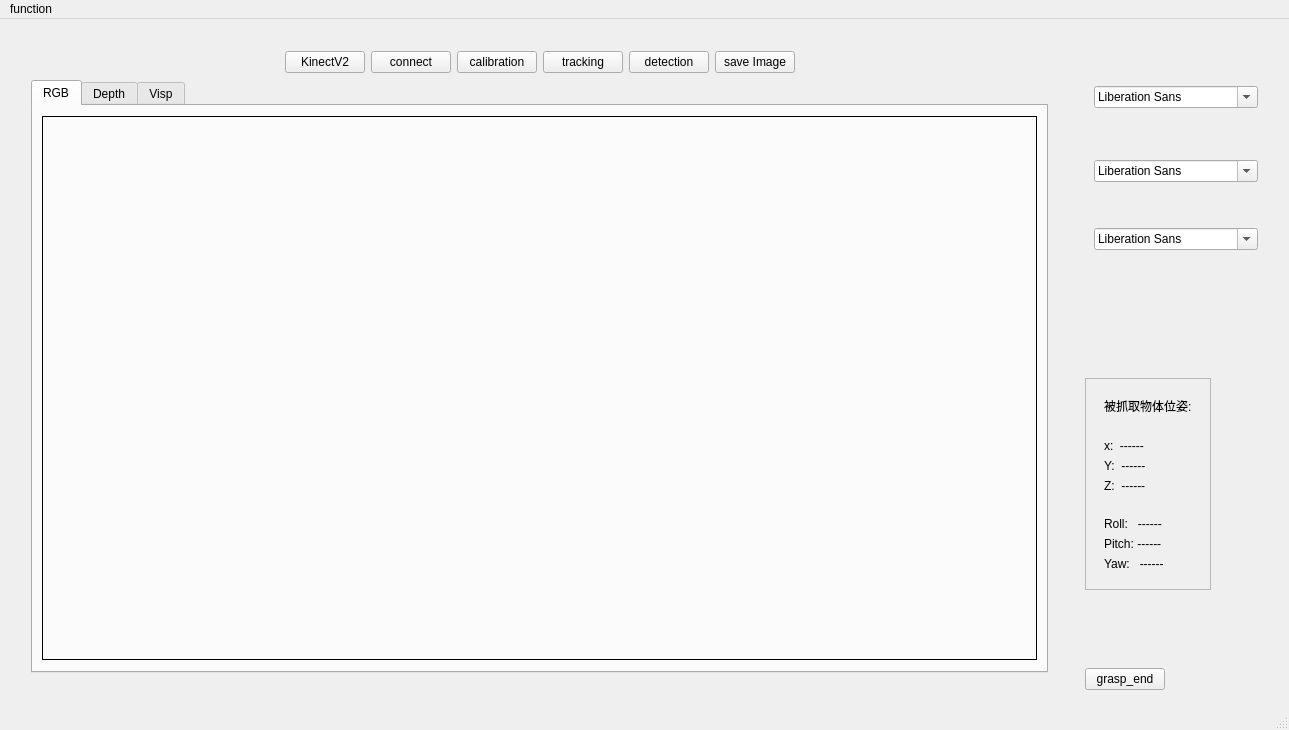
<?xml version="1.0" encoding="UTF-8"?>
<ui version="4.0">
 <class>MainWindow</class>
 <widget class="QMainWindow" name="MainWindow">
  <property name="geometry">
   <rect>
    <x>0</x>
    <y>0</y>
    <width>1289</width>
    <height>730</height>
   </rect>
  </property>
  <property name="minimumSize">
   <size>
    <width>1289</width>
    <height>730</height>
   </size>
  </property>
  <property name="windowTitle">
   <string>THU Machine Vision</string>
  </property>
  <widget class="QWidget" name="centralwidget">
   <layout class="QHBoxLayout" name="horizontalLayout_6">
    <item>
     <widget class="QWidget" name="widget" native="true">
      <property name="minimumSize">
       <size>
        <width>1053</width>
        <height>662</height>
       </size>
      </property>
      <property name="maximumSize">
       <size>
        <width>1053</width>
        <height>662</height>
       </size>
      </property>
      <layout class="QHBoxLayout" name="horizontalLayout">
       <item>
        <widget class="QStackedWidget" name="stackedWidget">
         <property name="currentIndex">
          <number>0</number>
         </property>
         <widget class="QWidget" name="main">
          <layout class="QVBoxLayout" name="verticalLayout_2">
           <item>
            <layout class="QHBoxLayout" name="horizontalLayout_2">
             <item>
              <spacer name="horizontalSpacer_2">
               <property name="orientation">
                <enum>Qt::Horizontal</enum>
               </property>
               <property name="sizeHint" stdset="0">
                <size>
                 <width>40</width>
                 <height>20</height>
                </size>
               </property>
              </spacer>
             </item>
             <item>
              <widget class="QPushButton" name="pushButtonKinectV2">
               <property name="text">
                <string>KinectV2</string>
               </property>
              </widget>
             </item>
             <item>
              <widget class="QPushButton" name="pushButtonConnect">
               <property name="text">
                <string>connect</string>
               </property>
              </widget>
             </item>
             <item>
              <widget class="QPushButton" name="pushButtonCalibration">
               <property name="text">
                <string>calibration</string>
               </property>
              </widget>
             </item>
             <item>
              <widget class="QPushButton" name="pushButtonTracking">
               <property name="text">
                <string>tracking</string>
               </property>
              </widget>
             </item>
             <item>
              <widget class="QPushButton" name="pushButtonDetection">
               <property name="text">
                <string>detection</string>
               </property>
              </widget>
             </item>
             <item>
              <widget class="QPushButton" name="pushButtonKinect">
               <property name="text">
                <string>save Image</string>
               </property>
              </widget>
             </item>
             <item>
              <spacer name="horizontalSpacer">
               <property name="orientation">
                <enum>Qt::Horizontal</enum>
               </property>
               <property name="sizeHint" stdset="0">
                <size>
                 <width>40</width>
                 <height>20</height>
                </size>
               </property>
              </spacer>
             </item>
            </layout>
           </item>
           <item>
            <widget class="QTabWidget" name="tabWidgetImage">
             <property name="minimumSize">
              <size>
               <width>1017</width>
               <height>593</height>
              </size>
             </property>
             <property name="maximumSize">
              <size>
               <width>1017</width>
               <height>593</height>
              </size>
             </property>
             <property name="currentIndex">
              <number>0</number>
             </property>
             <widget class="QWidget" name="tab">
              <attribute name="title">
               <string>RGB</string>
              </attribute>
              <layout class="QHBoxLayout" name="horizontalLayout_3">
               <item>
                <widget class="QLabel" name="label_image">
                 <property name="minimumSize">
                  <size>
                   <width>995</width>
                   <height>544</height>
                  </size>
                 </property>
                 <property name="maximumSize">
                  <size>
                   <width>995</width>
                   <height>544</height>
                  </size>
                 </property>
                 <property name="frameShape">
                  <enum>QFrame::Panel</enum>
                 </property>
                 <property name="text">
                  <string/>
                 </property>
                </widget>
               </item>
              </layout>
             </widget>
             <widget class="QWidget" name="tab_2">
              <attribute name="title">
               <string>Depth</string>
              </attribute>
              <layout class="QHBoxLayout" name="horizontalLayout_5">
               <item>
                <widget class="QLabel" name="labelDepthImage">
                 <property name="frameShape">
                  <enum>QFrame::Panel</enum>
                 </property>
                 <property name="text">
                  <string/>
                 </property>
                </widget>
               </item>
              </layout>
             </widget>
             <widget class="QWidget" name="tab_3">
              <attribute name="title">
               <string>Visp</string>
              </attribute>
              <layout class="QHBoxLayout" name="horizontalLayout_4">
               <item>
                <widget class="QLabel" name="label_Visp">
                 <property name="frameShape">
                  <enum>QFrame::Panel</enum>
                 </property>
                 <property name="text">
                  <string/>
                 </property>
                 <property name="textFormat">
                  <enum>Qt::AutoText</enum>
                 </property>
                </widget>
               </item>
              </layout>
             </widget>
            </widget>
           </item>
          </layout>
         </widget>
         <widget class="QWidget" name="page"/>
         <widget class="QWidget" name="detection"/>
         <widget class="QWidget" name="tracking"/>
        </widget>
       </item>
      </layout>
     </widget>
    </item>
    <item>
     <widget class="QWidget" name="widget_7" native="true">
      <property name="minimumSize">
       <size>
        <width>200</width>
        <height>0</height>
       </size>
      </property>
      <property name="maximumSize">
       <size>
        <width>200</width>
        <height>16777215</height>
       </size>
      </property>
      <layout class="QFormLayout" name="formLayout">
       <item row="2" column="0">
        <widget class="QFrame" name="frame">
         <property name="frameShape">
          <enum>QFrame::StyledPanel</enum>
         </property>
         <property name="frameShadow">
          <enum>QFrame::Raised</enum>
         </property>
         <layout class="QVBoxLayout" name="verticalLayout_4">
          <item>
           <widget class="QWidget" name="widget_6" native="true">
            <layout class="QHBoxLayout" name="horizontalLayout_7">
             <item>
              <widget class="QLabel" name="label_7">
               <property name="text">
                <string>被抓取物体位姿:</string>
               </property>
              </widget>
             </item>
            </layout>
           </widget>
          </item>
          <item>
           <widget class="QWidget" name="widget_3" native="true">
            <layout class="QVBoxLayout" name="verticalLayout">
             <item>
              <widget class="QLabel" name="label">
               <property name="text">
                <string>x:  ------</string>
               </property>
              </widget>
             </item>
             <item>
              <widget class="QLabel" name="label_2">
               <property name="text">
                <string>Y:  ------</string>
               </property>
              </widget>
             </item>
             <item>
              <widget class="QLabel" name="label_3">
               <property name="text">
                <string>Z:  ------</string>
               </property>
              </widget>
             </item>
            </layout>
           </widget>
          </item>
          <item>
           <widget class="QWidget" name="widget_4" native="true">
            <layout class="QVBoxLayout" name="verticalLayout_3">
             <item>
              <widget class="QLabel" name="label_4">
               <property name="text">
                <string>Roll:   ------</string>
               </property>
              </widget>
             </item>
             <item>
              <widget class="QLabel" name="label_5">
               <property name="text">
                <string>Pitch: ------</string>
               </property>
              </widget>
             </item>
             <item>
              <widget class="QLabel" name="label_6">
               <property name="text">
                <string>Yaw:   ------</string>
               </property>
              </widget>
             </item>
            </layout>
           </widget>
          </item>
         </layout>
        </widget>
       </item>
       <item row="3" column="0">
        <spacer name="verticalSpacer_5">
         <property name="orientation">
          <enum>Qt::Vertical</enum>
         </property>
         <property name="sizeHint" stdset="0">
          <size>
           <width>20</width>
           <height>40</height>
          </size>
         </property>
        </spacer>
       </item>
       <item row="4" column="0">
        <widget class="QPushButton" name="pushButton_grasp_end">
         <property name="text">
          <string>grasp_end</string>
         </property>
        </widget>
       </item>
       <item row="1" column="0">
        <spacer name="verticalSpacer_6">
         <property name="orientation">
          <enum>Qt::Vertical</enum>
         </property>
         <property name="sizeHint" stdset="0">
          <size>
           <width>20</width>
           <height>40</height>
          </size>
         </property>
        </spacer>
       </item>
       <item row="0" column="0" colspan="2">
        <widget class="QWidget" name="widget_5" native="true">
         <layout class="QVBoxLayout" name="verticalLayout_5">
          <item>
           <spacer name="verticalSpacer">
            <property name="orientation">
             <enum>Qt::Vertical</enum>
            </property>
            <property name="sizeHint" stdset="0">
             <size>
              <width>20</width>
              <height>40</height>
             </size>
            </property>
           </spacer>
          </item>
          <item>
           <widget class="QFontComboBox" name="CBtracking"/>
          </item>
          <item>
           <spacer name="verticalSpacer_2">
            <property name="orientation">
             <enum>Qt::Vertical</enum>
            </property>
            <property name="sizeHint" stdset="0">
             <size>
              <width>20</width>
              <height>40</height>
             </size>
            </property>
           </spacer>
          </item>
          <item>
           <widget class="QWidget" name="widget_2" native="true">
            <property name="minimumSize">
             <size>
              <width>1021</width>
              <height>0</height>
             </size>
            </property>
           </widget>
          </item>
          <item>
           <widget class="QFontComboBox" name="CBdetection"/>
          </item>
          <item>
           <spacer name="verticalSpacer_3">
            <property name="orientation">
             <enum>Qt::Vertical</enum>
            </property>
            <property name="sizeHint" stdset="0">
             <size>
              <width>20</width>
              <height>40</height>
             </size>
            </property>
           </spacer>
          </item>
          <item>
           <widget class="QFontComboBox" name="CBCalibration"/>
          </item>
          <item>
           <spacer name="verticalSpacer_4">
            <property name="orientation">
             <enum>Qt::Vertical</enum>
            </property>
            <property name="sizeHint" stdset="0">
             <size>
              <width>20</width>
              <height>40</height>
             </size>
            </property>
           </spacer>
          </item>
         </layout>
        </widget>
       </item>
      </layout>
     </widget>
    </item>
   </layout>
  </widget>
  <widget class="QMenuBar" name="menubar">
   <property name="geometry">
    <rect>
     <x>0</x>
     <y>0</y>
     <width>1289</width>
     <height>30</height>
    </rect>
   </property>
   <widget class="QMenu" name="menufunction">
    <property name="title">
     <string>function</string>
    </property>
    <addaction name="actionmain"/>
   </widget>
   <addaction name="menufunction"/>
  </widget>
  <widget class="QStatusBar" name="statusbar"/>
  <action name="actionmain">
   <property name="text">
    <string>main</string>
   </property>
  </action>
  <action name="actioncalibration">
   <property name="text">
    <string>calibration</string>
   </property>
  </action>
  <action name="actiondetection">
   <property name="text">
    <string>detection</string>
   </property>
  </action>
  <action name="actiontracking">
   <property name="text">
    <string>tracking</string>
   </property>
  </action>
 </widget>
 <resources/>
 <connections/>
</ui>
